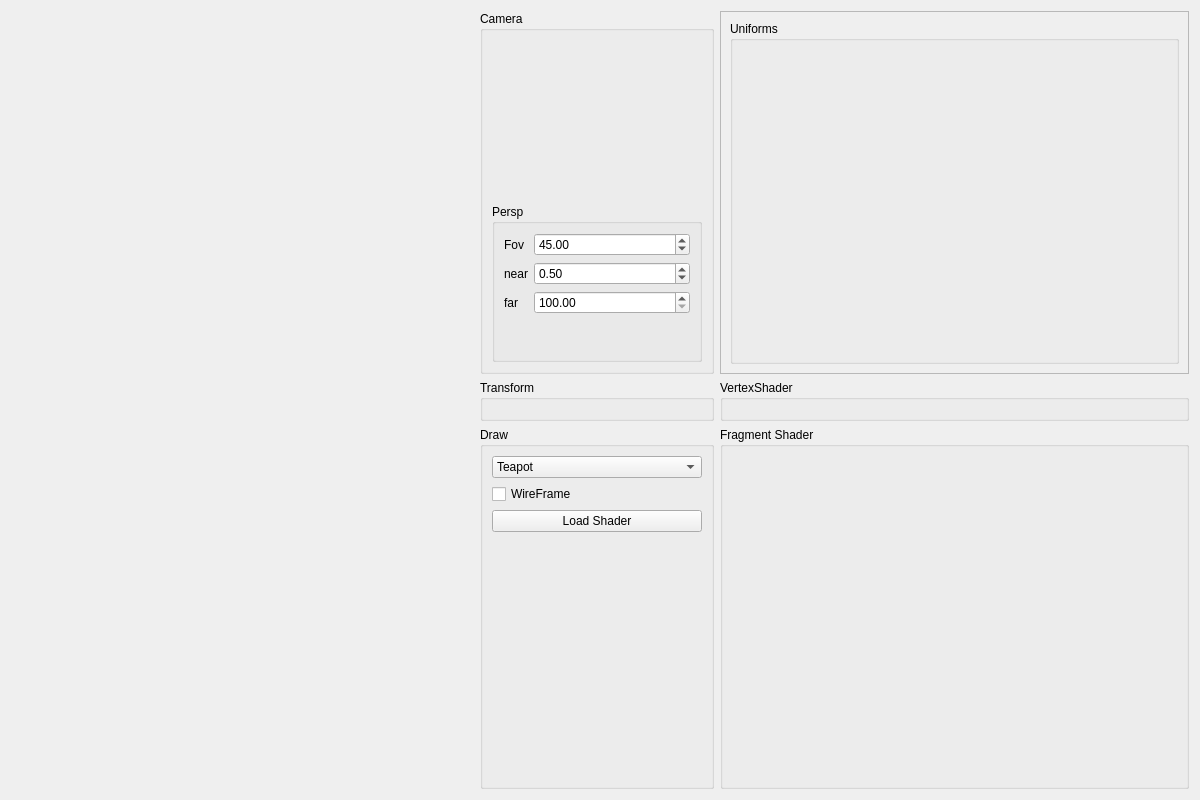
<?xml version="1.0" encoding="UTF-8"?>
<ui version="4.0">
 <class>MainWidget</class>
 <widget class="QWidget" name="MainWidget">
  <property name="geometry">
   <rect>
    <x>0</x>
    <y>0</y>
    <width>1200</width>
    <height>800</height>
   </rect>
  </property>
  <property name="windowTitle">
   <string>Shader Models</string>
  </property>
  <layout class="QGridLayout" name="main_window_grid_layout" columnstretch="2,1,2">
   <item row="3" column="1">
    <widget class="QGroupBox" name="transform_gb">
     <property name="title">
      <string>Transform</string>
     </property>
     <layout class="QGridLayout" name="gridLayout">
      <item row="1" column="0">
       <widget class="TransformWidget" name="transform_widget" native="true"/>
      </item>
     </layout>
    </widget>
   </item>
   <item row="2" column="1">
    <widget class="QGroupBox" name="camera_gb">
     <property name="title">
      <string>Camera</string>
     </property>
     <layout class="QVBoxLayout" name="verticalLayout">
      <item>
       <widget class="LookAtWidget" name="lookat_widget" native="true"/>
      </item>
      <item>
       <widget class="QGroupBox" name="groupBox">
        <property name="title">
         <string>Persp</string>
        </property>
        <layout class="QFormLayout" name="formLayout">
         <item row="0" column="0">
          <widget class="QLabel" name="label">
           <property name="text">
            <string>Fov</string>
           </property>
          </widget>
         </item>
         <item row="0" column="1">
          <widget class="QDoubleSpinBox" name="fov">
           <property name="minimum">
            <double>1.000000000000000</double>
           </property>
           <property name="maximum">
            <double>90.000000000000000</double>
           </property>
           <property name="value">
            <double>45.000000000000000</double>
           </property>
          </widget>
         </item>
         <item row="1" column="0">
          <widget class="QLabel" name="label_2">
           <property name="text">
            <string>near</string>
           </property>
          </widget>
         </item>
         <item row="1" column="1">
          <widget class="QDoubleSpinBox" name="near">
           <property name="maximum">
            <double>100.000000000000000</double>
           </property>
           <property name="singleStep">
            <double>0.010000000000000</double>
           </property>
           <property name="value">
            <double>0.500000000000000</double>
           </property>
          </widget>
         </item>
         <item row="2" column="1">
          <widget class="QDoubleSpinBox" name="far">
           <property name="minimum">
            <double>100.000000000000000</double>
           </property>
           <property name="maximum">
            <double>200.000000000000000</double>
           </property>
           <property name="singleStep">
            <double>0.010000000000000</double>
           </property>
          </widget>
         </item>
         <item row="2" column="0">
          <widget class="QLabel" name="label_3">
           <property name="text">
            <string>far</string>
           </property>
          </widget>
         </item>
        </layout>
       </widget>
      </item>
     </layout>
    </widget>
   </item>
   <item row="5" column="1">
    <widget class="QGroupBox" name="draw_gb">
     <property name="title">
      <string>Draw</string>
     </property>
     <layout class="QGridLayout" name="draw_layout">
      <item row="0" column="0">
       <widget class="QComboBox" name="object_selection">
        <item>
         <property name="text">
          <string>Teapot</string>
         </property>
        </item>
        <item>
         <property name="text">
          <string>Sphere</string>
         </property>
        </item>
        <item>
         <property name="text">
          <string>Cube</string>
         </property>
        </item>
        <item>
         <property name="text">
          <string>Plane</string>
         </property>
        </item>
       </widget>
      </item>
      <item row="1" column="0">
       <widget class="QCheckBox" name="wireframe">
        <property name="text">
         <string>WireFrame</string>
        </property>
       </widget>
      </item>
      <item row="3" column="0">
       <spacer name="verticalSpacer">
        <property name="orientation">
         <enum>Qt::Orientation::Vertical</enum>
        </property>
        <property name="sizeHint" stdset="0">
         <size>
          <width>20</width>
          <height>40</height>
         </size>
        </property>
       </spacer>
      </item>
      <item row="2" column="0">
       <widget class="QPushButton" name="load_shader">
        <property name="text">
         <string>Load Shader</string>
        </property>
       </widget>
      </item>
     </layout>
    </widget>
   </item>
   <item row="2" column="0">
    <spacer name="horizontalSpacer">
     <property name="orientation">
      <enum>Qt::Orientation::Horizontal</enum>
     </property>
     <property name="sizeHint" stdset="0">
      <size>
       <width>40</width>
       <height>20</height>
      </size>
     </property>
    </spacer>
   </item>
   <item row="3" column="2">
    <widget class="QGroupBox" name="vertex_shader_gb">
     <property name="title">
      <string>VertexShader</string>
     </property>
    </widget>
   </item>
   <item row="5" column="2">
    <widget class="QGroupBox" name="fragment_shader_gb">
     <property name="title">
      <string>Fragment Shader</string>
     </property>
    </widget>
   </item>
   <item row="2" column="2">
    <widget class="QScrollArea" name="scrollArea">
     <property name="widgetResizable">
      <bool>true</bool>
     </property>
     <widget class="QWidget" name="scrollAreaWidgetContents">
      <property name="geometry">
       <rect>
        <x>0</x>
        <y>0</y>
        <width>456</width>
        <height>347</height>
       </rect>
      </property>
      <layout class="QVBoxLayout" name="verticalLayout_2">
       <item>
        <widget class="QGroupBox" name="uniforms_gb">
         <property name="title">
          <string>Uniforms</string>
         </property>
        </widget>
       </item>
      </layout>
     </widget>
    </widget>
   </item>
  </layout>
 </widget>
 <customwidgets>
  <customwidget>
   <class>TransformWidget</class>
   <extends>QWidget</extends>
   <header>transformwidget.h</header>
   <container>1</container>
  </customwidget>
  <customwidget>
   <class>LookAtWidget</class>
   <extends>QWidget</extends>
   <header>lookatwidget.h</header>
   <container>1</container>
  </customwidget>
 </customwidgets>
 <resources/>
 <connections/>
</ui>
